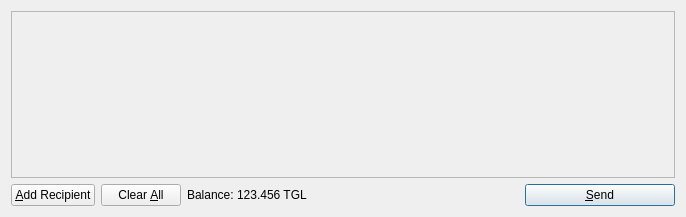
<?xml version="1.0" encoding="UTF-8"?>
<ui version="4.0">
 <class>SendCoinsDialog</class>
 <widget class="QDialog" name="SendCoinsDialog">
  <property name="geometry">
   <rect>
    <x>0</x>
    <y>0</y>
    <width>686</width>
    <height>217</height>
   </rect>
  </property>
  <property name="windowTitle">
   <string>Send Coins</string>
  </property>
  <layout class="QVBoxLayout" name="verticalLayout">
   <item>
    <widget class="QScrollArea" name="scrollArea">
     <property name="widgetResizable">
      <bool>true</bool>
     </property>
     <widget class="QWidget" name="scrollAreaWidgetContents">
      <property name="geometry">
       <rect>
        <x>0</x>
        <y>0</y>
        <width>666</width>
        <height>165</height>
       </rect>
      </property>
      <layout class="QVBoxLayout" name="verticalLayout_2">
       <property name="margin">
        <number>0</number>
       </property>
       <item>
        <layout class="QVBoxLayout" name="entries">
         <property name="spacing">
          <number>6</number>
         </property>
        </layout>
       </item>
       <item>
        <spacer name="verticalSpacer">
         <property name="orientation">
          <enum>Qt::Vertical</enum>
         </property>
         <property name="sizeHint" stdset="0">
          <size>
           <width>20</width>
           <height>40</height>
          </size>
         </property>
        </spacer>
       </item>
      </layout>
     </widget>
    </widget>
   </item>
   <item>
    <layout class="QHBoxLayout" name="horizontalLayout">
     <item>
      <widget class="QPushButton" name="addButton">
       <property name="toolTip">
        <string>Send to multiple recipients at once</string>
       </property>
       <property name="text">
        <string>&amp;Add Recipient</string>
       </property>
       <property name="icon">
        <iconset resource="../bitcoin.qrc">
         <normaloff>:/icons/add</normaloff>:/icons/add</iconset>
       </property>
       <property name="autoDefault">
        <bool>false</bool>
       </property>
      </widget>
     </item>
     <item>
      <widget class="QPushButton" name="clearButton">
       <property name="sizePolicy">
        <sizepolicy hsizetype="Minimum" vsizetype="Fixed">
         <horstretch>0</horstretch>
         <verstretch>0</verstretch>
        </sizepolicy>
       </property>
       <property name="toolTip">
        <string>Remove all transaction fields</string>
       </property>
       <property name="text">
        <string>Clear &amp;All</string>
       </property>
       <property name="icon">
        <iconset resource="../bitcoin.qrc">
         <normaloff>:/icons/remove</normaloff>:/icons/remove</iconset>
       </property>
       <property name="autoRepeatDelay">
        <number>300</number>
       </property>
       <property name="autoDefault">
        <bool>false</bool>
       </property>
      </widget>
     </item>
     <item>
      <layout class="QHBoxLayout" name="horizontalLayout_2">
       <property name="spacing">
        <number>3</number>
       </property>
       <item>
        <widget class="QLabel" name="label">
         <property name="text">
          <string>Balance:</string>
         </property>
        </widget>
       </item>
       <item>
        <widget class="QLabel" name="labelBalance">
         <property name="cursor">
          <cursorShape>IBeamCursor</cursorShape>
         </property>
         <property name="text">
          <string>123.456 TGL</string>
         </property>
         <property name="textInteractionFlags">
          <set>Qt::LinksAccessibleByMouse|Qt::TextSelectableByKeyboard|Qt::TextSelectableByMouse</set>
         </property>
        </widget>
       </item>
      </layout>
     </item>
     <item>
      <spacer name="horizontalSpacer">
       <property name="orientation">
        <enum>Qt::Horizontal</enum>
       </property>
       <property name="sizeHint" stdset="0">
        <size>
         <width>40</width>
         <height>20</height>
        </size>
       </property>
      </spacer>
     </item>
     <item>
      <widget class="QPushButton" name="sendButton">
       <property name="minimumSize">
        <size>
         <width>150</width>
         <height>0</height>
        </size>
       </property>
       <property name="toolTip">
        <string>Confirm the send action</string>
       </property>
       <property name="text">
        <string>&amp;Send</string>
       </property>
       <property name="icon">
        <iconset resource="../bitcoin.qrc">
         <normaloff>:/icons/send</normaloff>:/icons/send</iconset>
       </property>
       <property name="default">
        <bool>true</bool>
       </property>
      </widget>
     </item>
    </layout>
   </item>
  </layout>
 </widget>
 <resources>
  <include location="../bitcoin.qrc"/>
 </resources>
 <connections/>
</ui>
